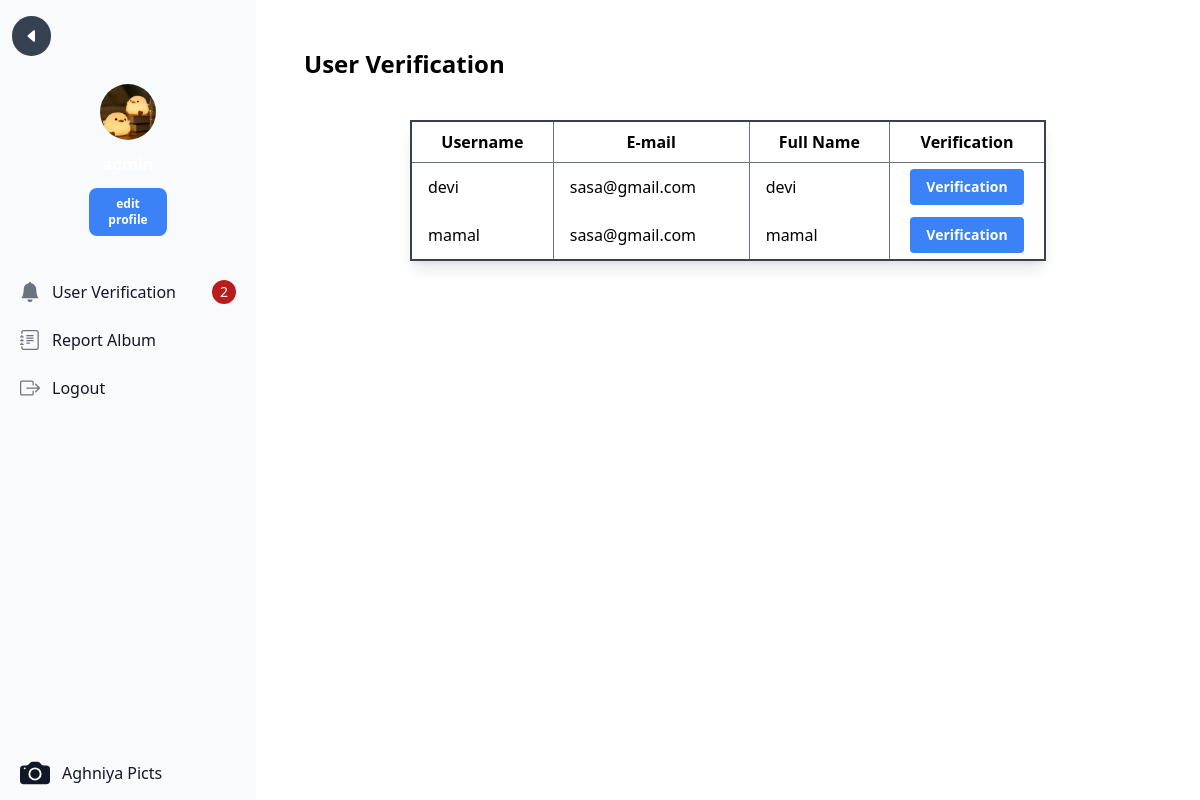
The page /user_verification.php (signed in) on the database its author committed.
### tables this page shows
CREATE TABLE `aghniya_user` (
  `aghniya_user_id` int NOT NULL,
  `aghniya_username` varchar(255) NOT NULL,
  `aghniya_password` varchar(225) NOT NULL,
  `aghniya_email` varchar(255) NOT NULL,
  `aghniya_nama_lengkap` varchar(255) NOT NULL,
  `aghniya_alamat` text NOT NULL,
  `aghniya_role_id` int NOT NULL,
  `aghniya_verifikasi` int NOT NULL,
  `aghniya_foto_profile` varchar(255) DEFAULT NULL
);

### user_verification.php (the view, shortened to what this page needs)
<?php
include 'connection.php';
if (isset($_SESSION['aghniya_username'])) {
    include "sidebar.php";
}
$sql = mysqli_query($conn, "SELECT * FROM aghniya_user WHERE aghniya_verifikasi = 0");
?>
<!DOCTYPE html>
<html lang="en">
<head>
    <link href="./src/output.css" rel="stylesheet">
</head>
<body>
    <div class="p-12 sm:ml-64">
        <div class="text-2xl font-semibold">User Verification</div>
        <div class="overflow-x-auto">
            <table class="table-auto border border-2 border-gray-700 w-9/12 my-10 mx-auto shadow-lg">
                <thead>
                    <tr class="px-4 py-2 border-b border-gray-500">
                        <th class="px-4 py-2 border-r border-gray-500">Username</th>
                        <th class="px-4 py-2 border-r border-gray-500">E-mail</th>
                        <th class="px-4 py-2 border-r border-gray-500">Full Name</th>
                        <th class="px-4 py-2">Verification</th>
                    </tr>
                </thead>
                <tbody>
                <?php while($data = mysqli_fetch_array($sql)) {
                    ?>
                    <tr>
                        <td class="px-4 py-3 border-r border-gray-500"><?=$data['aghniya_username']?></td>
                        <td class="px-4 py-3 border-r border-gray-500"><?=$data['aghniya_email']?></td>
                        <td class="px-4 py-3 border-r border-gray-500"><?=$data['aghniya_nama_lengkap']?></td>
                        <td>
                            <form action="cek_verification.php" method="POST">
                                <label for="default-checkbox" class="flex items-center cursor-pointer">
                                <input type="submit" value="Verification" name="verif" class="px-4 py-2 mx-auto bg-blue-500 text-white text-sm font-semibold rounded">
                            </form>
                        </td>
                    </tr>
                    <?php } ?>
                </tbody>
            </table>
        </div>
        </div>
</body>
</html>

### sidebar.php (shortened to what this page needs)
<?php
include "connection.php";
?>
<?php
    $users = $_SESSION['aghniya_user_id'];
    $sql2 = mysqli_query($conn, "SELECT aghniya_foto_profile FROM aghniya_user WHERE aghniya_user_id = $users");
    $verif = mysqli_query($conn, "SELECT * FROM aghniya_user WHERE aghniya_verifikasi = 0;");
    $total_verif = mysqli_num_rows($verif);
?>
<!DOCTYPE html>
<html lang="en">
<head>
    <link href="./src/output.css" rel="stylesheet">
</head>
<body>
<?php if ($_SESSION['aghniya_role_id'] == 1){ ?>
    <aside id="default-sidebar" class="fixed top-0 left-0 z-40 w-64 h-screen transition-transform -translate-x-full sm:translate-x-0" aria-label="Sidebar">
        <div class="h-full px-3 py-4 overflow-y-auto bg-gray-50 dark:bg-gray-800">
            <div class="flex gap-1">
                <button class="text-white bg-gray-700 p-1 rounded-full w-1/6" onclick="window.history.back();">
                    <div class="text-white bg-gray-700 p-2 rounded-full w-1/6" onclick="window.history.back();">
                        <svg xmlns="http://www.w3.org/2000/svg" width="16" height="16" fill="currentColor" class="bi bi-caret-left-fill" viewBox="0 0 16 16">
                            <path d="m3.86 8.753 5.482 4.796c.646.566 1.658.106 1.658-.753V3.204a1 1 0 0 0-1.659-.753l-5.48 4.796a1 1 0 0 0 0 1.506z"/>
                        </svg>
                    </div>
                </button>
            </div>
            <div class="my-5 text-white mb-8">
                <div class="flex items-center justify-center">
                    <div class="w-14 my-2">
                        <?php while ($data = mysqli_fetch_array($sql2)):
                            if ($data['aghniya_foto_profile'] == NULL): ?>
                                <img src="public/anonim.jpg" class="rounded-full" alt="">
                            <?php else: ?>
                                <img src="<?=$data['aghniya_foto_profile']?>" class="rounded-full w-14 h-14" alt="">
                            <?php endif; ?>
                        <?php endwhile; ?>
                    </div>
                </div>
                    <div class="my-1 text-center font-bold">
                    </div>
                    <div class="flex my-2 items-center justify-center content-center">
                        <a href="edit_profile.php" class="my-1 text-xs font-semibold  bg-blue-500 p-2 rounded-lg text-center w-1/3 hover:bg-blue-600 hover:shadow-2xl">edit profile</a>
                    </div>
            </div>
        <ul class="space-y-2 font-medium">
            <li>
                <li>
                    <a href="user_verification.php" class="flex items-center p-2 text-gray-900 rounded-lg dark:text-white hover:bg-gray-100 dark:hover:bg-gray-700 group">
                    <span class="flex-1 ms-3 whitespace-nowrap">User Verification</span>
                        <?php if($total_verif > 0 ): ?>
                        <span class="inline-flex items-center justify-center w-3 h-3 p-3 text-sm font-medium text-white bg-red-700 rounded-full"><?=$total_verif?></span>
                        <?php endif; ?>
                    </a>
                </li>
                <li>
                    <a href="report_admin.php" class="flex items-center p-2 text-gray-900 rounded-lg dark:text-white hover:bg-gray-100 dark:hover:bg-gray-700 group">
                    <span class="flex-1 ms-3 whitespace-nowrap">Report Album</span>
                    </a>
                </li>
            <li>
                <a id="logout" class="flex items-center p-2 text-gray-900 rounded-lg dark:text-white hover:bg-gray-100 dark:hover:bg-gray-700 group">
                <span class="flex-1 ms-3 whitespace-nowrap">Logout</span>
                </a>
            </li>
            <li class="absolute bottom-1 w-full pr-6">
                    <a href="index.php" class="flex items-center p-2 text-gray-900 rounded-lg dark:text-white hover:bg-gray-100 dark:hover:bg-gray-700 group">
                    <span class="flex-1 ms-3 whitespace-nowrap"> Aghniya Picts</span>
                    </a>
                </li>
        </ul>
    </div>
    </aside>
<?php } ?>
</body>
</html>

### rows shown on the page
aghniya_user: aghniya_foto_profile (picture)
aghniya_user: aghniya_username "devi", aghniya_email "sasa@gmail.com", aghniya_nama_lengkap "devi"
aghniya_user: aghniya_username "mamal", aghniya_email "sasa@gmail.com", aghniya_nama_lengkap "mamal"

### other values the page prints
$total_verif "2"
